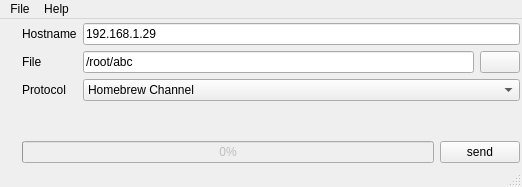
<?xml version="1.0" encoding="UTF-8"?>
<ui version="4.0">
 <class>MainWindowClass</class>
 <widget class="QMainWindow" name="MainWindowClass">
  <property name="geometry">
   <rect>
    <x>0</x>
    <y>0</y>
    <width>522</width>
    <height>187</height>
   </rect>
  </property>
  <property name="windowTitle">
   <string>WiiTCPLoad 0.05</string>
  </property>
  <widget class="QWidget" name="centralWidget">
   <layout class="QGridLayout" name="gridLayout_5">
    <property name="leftMargin">
     <number>2</number>
    </property>
    <property name="topMargin">
     <number>4</number>
    </property>
    <property name="rightMargin">
     <number>2</number>
    </property>
    <property name="bottomMargin">
     <number>2</number>
    </property>
    <property name="spacing">
     <number>0</number>
    </property>
    <item row="0" column="0">
     <layout class="QGridLayout" name="gridLayout_4">
      <item row="0" column="0">
       <widget class="QLabel" name="label">
        <property name="sizePolicy">
         <sizepolicy hsizetype="Maximum" vsizetype="Maximum">
          <horstretch>0</horstretch>
          <verstretch>0</verstretch>
         </sizepolicy>
        </property>
        <property name="text">
         <string/>
        </property>
        <property name="pixmap">
         <pixmap>:/logo/images/wiitcpload128.png</pixmap>
        </property>
        <property name="alignment">
         <set>Qt::AlignCenter</set>
        </property>
        <property name="wordWrap">
         <bool>false</bool>
        </property>
       </widget>
      </item>
      <item row="1" column="0">
       <spacer name="verticalSpacer_2">
        <property name="orientation">
         <enum>Qt::Vertical</enum>
        </property>
        <property name="sizeHint" stdset="0">
         <size>
          <width>20</width>
          <height>40</height>
         </size>
        </property>
       </spacer>
      </item>
     </layout>
    </item>
    <item row="0" column="1">
     <layout class="QGridLayout" name="gridLayout_2">
      <item row="0" column="0">
       <layout class="QGridLayout" name="gridLayout">
        <item row="0" column="0">
         <widget class="QLabel" name="label_2">
          <property name="sizePolicy">
           <sizepolicy hsizetype="Maximum" vsizetype="Maximum">
            <horstretch>0</horstretch>
            <verstretch>0</verstretch>
           </sizepolicy>
          </property>
          <property name="text">
           <string>Hostname</string>
          </property>
         </widget>
        </item>
        <item row="0" column="1" colspan="2">
         <widget class="QLineEdit" name="hostEdit">
          <property name="statusTip">
           <string>Wii hostname</string>
          </property>
          <property name="text">
           <string>192.168.1.29</string>
          </property>
         </widget>
        </item>
        <item row="1" column="0">
         <widget class="QLabel" name="label_3">
          <property name="sizePolicy">
           <sizepolicy hsizetype="Maximum" vsizetype="Maximum">
            <horstretch>0</horstretch>
            <verstretch>0</verstretch>
           </sizepolicy>
          </property>
          <property name="text">
           <string>File</string>
          </property>
         </widget>
        </item>
        <item row="1" column="1">
         <widget class="QLineEdit" name="fileEdit">
          <property name="statusTip">
           <string>Path to file</string>
          </property>
          <property name="text">
           <string>/root/abc</string>
          </property>
         </widget>
        </item>
        <item row="1" column="2">
         <widget class="QPushButton" name="openFile">
          <property name="sizePolicy">
           <sizepolicy hsizetype="Maximum" vsizetype="Ignored">
            <horstretch>0</horstretch>
            <verstretch>0</verstretch>
           </sizepolicy>
          </property>
          <property name="statusTip">
           <string>Open file</string>
          </property>
          <property name="text">
           <string/>
          </property>
          <property name="icon">
           <iconset>
            <normaloff>:/window/images/open.png</normaloff>:/window/images/open.png</iconset>
          </property>
         </widget>
        </item>
        <item row="2" column="0">
         <widget class="QLabel" name="label_4">
          <property name="sizePolicy">
           <sizepolicy hsizetype="Maximum" vsizetype="Maximum">
            <horstretch>0</horstretch>
            <verstretch>0</verstretch>
           </sizepolicy>
          </property>
          <property name="text">
           <string>Protocol</string>
          </property>
         </widget>
        </item>
        <item row="2" column="1" colspan="2">
         <widget class="QComboBox" name="comboBox">
          <property name="statusTip">
           <string>Select comunication protocol</string>
          </property>
          <item>
           <property name="text">
            <string>Homebrew Channel</string>
           </property>
          </item>
         </widget>
        </item>
       </layout>
      </item>
      <item row="1" column="0">
       <spacer name="verticalSpacer">
        <property name="orientation">
         <enum>Qt::Vertical</enum>
        </property>
        <property name="sizeHint" stdset="0">
         <size>
          <width>20</width>
          <height>40</height>
         </size>
        </property>
       </spacer>
      </item>
      <item row="2" column="0">
       <layout class="QGridLayout" name="gridLayout_3">
        <item row="0" column="1">
         <widget class="QPushButton" name="streamButton">
          <property name="text">
           <string>send</string>
          </property>
          <property name="icon">
           <iconset>
            <normaloff>:/window/images/send.png</normaloff>:/window/images/send.png</iconset>
          </property>
         </widget>
        </item>
        <item row="0" column="0">
         <widget class="QProgressBar" name="progressBar">
          <property name="enabled">
           <bool>false</bool>
          </property>
          <property name="statusTip">
           <string>Send progress</string>
          </property>
          <property name="value">
           <number>0</number>
          </property>
         </widget>
        </item>
       </layout>
      </item>
     </layout>
    </item>
   </layout>
  </widget>
  <widget class="QMenuBar" name="menuBar">
   <property name="geometry">
    <rect>
     <x>0</x>
     <y>0</y>
     <width>522</width>
     <height>26</height>
    </rect>
   </property>
   <widget class="QMenu" name="menuFile">
    <property name="title">
     <string>File</string>
    </property>
    <addaction name="actionQuit"/>
   </widget>
   <widget class="QMenu" name="menuHelp">
    <property name="title">
     <string>Help</string>
    </property>
    <addaction name="actionAbout"/>
   </widget>
   <addaction name="menuFile"/>
   <addaction name="menuHelp"/>
  </widget>
  <widget class="QStatusBar" name="statusBar"/>
  <action name="actionQuit">
   <property name="icon">
    <iconset>
     <normaloff>:/window/images/quit.png</normaloff>:/window/images/quit.png</iconset>
   </property>
   <property name="text">
    <string>Quit</string>
   </property>
  </action>
  <action name="actionAbout">
   <property name="icon">
    <iconset>
     <normaloff>:/window/images/about.png</normaloff>:/window/images/about.png</iconset>
   </property>
   <property name="text">
    <string>About</string>
   </property>
  </action>
 </widget>
 <layoutdefault spacing="6" margin="11"/>
 <resources/>
 <connections/>
</ui>
